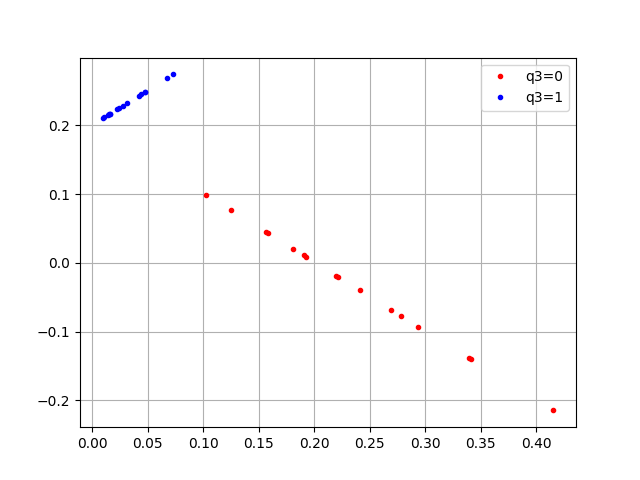

The script that saved this image:
import cirq
import cirq.contrib.bayesian_network as ccb
from matplotlib import pyplot as plt
import numpy as np

def diffuser(qubits):
    for q in qubits:
        yield cirq.H(q)
        yield cirq.X(q)

    yield cirq.Z(qubits[-1]).controlled_by(*qubits[0:-1])

    for q in qubits:
        yield cirq.X(q)
        yield cirq.H(q)
    yield -1.0 * cirq.I(qubits[0])

def oracle(qubits):
    # # This Oracle should favor |11111>
    # yield cirq.Z(qubits[-1]).controlled_by(*qubits[0:-1])

    # This Oracle should favor |???1?>
    yield cirq.Z(qubits[3])

def print_state_vector(circuit):
    phi = cirq.Simulator().simulate(circuit, qubit_order=qubits, initial_state=0).state_vector()

    print('-----')
    print('01234')
    print('-----')
    for i in range(2**5):
        print("{i:05b}\tp={p:.3f}\t({real:.6f},\t{imag:.6f})".format(
          i=i, p=abs(phi[i])**2, real=phi[i].real, imag=phi[i].imag))
    print("\t\t({real:.6f},\t{imag:.6f})".format(
        real=np.mean(phi).real, imag=np.mean(phi).imag))

qubits = cirq.LineQubit.range(5)
circuit = cirq.Circuit()

# for q in qubits:
#     circuit += cirq.H(q)

circuit += ccb.BayesianNetworkGate(
    [('q0', 0.3), ('q1', 0.6), ('q2', 0.3), ('q3', None), ('q4', None)],
    [(('q3'), ('q0', 'q1',), [0.01, 0.02, 0.03, 0.04]),
     (('q4'), ('q2', 'q3',), [0.40, 0.10, 0.70, 0.90])]).on(*qubits)

print_state_vector(circuit)

# Contrary to classical algorithms, adding extra iterations will worsen the results.
x = cirq.Simulator().simulate(circuit, qubit_order=qubits, initial_state=0).state_vector()


for _ in range(1):
    circuit += oracle(qubits)
    print_state_vector(circuit)

    circuit += diffuser(qubits)
    print_state_vector(circuit)


y = cirq.Simulator().simulate(circuit, qubit_order=qubits, initial_state=0).state_vector()

idx_q3_0 = []
idx_q3_1 = []
for i in range(2 ** 5):
    if (i >> ( 5 - 1 - 3)) & 0x01:
        idx_q3_1.append(i)
    else:
        idx_q3_0.append(i)

plt.plot(x[idx_q3_0], y[idx_q3_0], '.r')
plt.plot(x[idx_q3_1], y[idx_q3_1], '.b')
plt.grid()
plt.legend(['q3=0', 'q3=1'])
plt.savefig('grover.png')


#print(cirq.unitary(cirq.Circuit(diffuser(qubits))))

# for shift in range(5):
#     total_prob = 0.0
#     for i, prob in enumerate(probs):
#         if (i >> ( 5 - 1 - shift)) & 0x01:
#             total_prob += prob
#     print(f'p(q{shift} = 1) = {total_prob}')

probs = [abs(x) ** 2 for x in cirq.Simulator().simulate(circuit, qubit_order=qubits, initial_state=0).state_vector()]
for shift in range(5):
    prob_num = 0.0
    prob_den = 0.0
    for i, prob in enumerate(probs):
        prob_den += prob
        if (i >> ( 5 - 1 - shift)) & 0x01:
            prob_num += prob
    print(f'p(q{shift} = 1) = {prob_num / prob_den}')

for shift in range(5):
    prob_num = 0.0
    prob_den = 0.0
    for i, prob in enumerate(probs):
        if (i >> ( 5 - 1 - 3)) & 0x01:
            prob_den += prob
            if (i >> ( 5 - 1 - shift)) & 0x01:
                prob_num += prob
    print(f'p(q{shift} = 1 | q3 = 1) = {prob_num / prob_den}')

#print(cirq.dirac_notation(phi))
